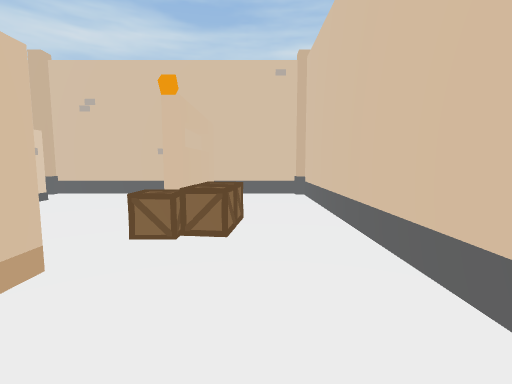
view 1 (above)

19 first-person views from a walk through a Unity game level. The camera is 1.2 m above the floor, tilts 6° down and sees 85° across. The floor is counted in squares, 1 m on a side. Each view is taken from the middle of a square. On the plan, view 1 faces up. The plan holds only what a view shows up to about 13 squares ahead; the rest is blank. The place goes on beyond the plan. Some surface patterns are stand-ins.

view 2
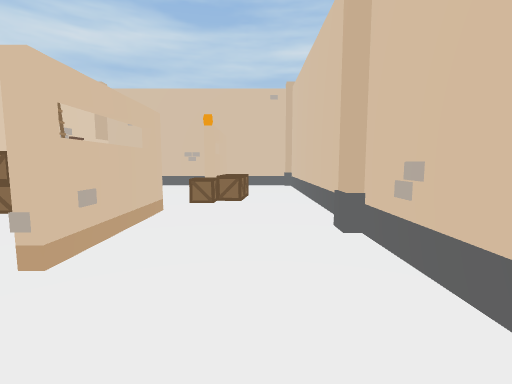

view 3
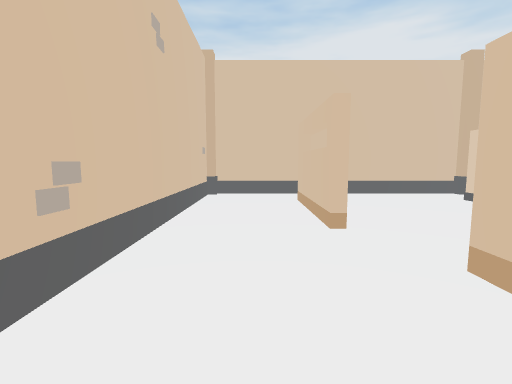

view 4
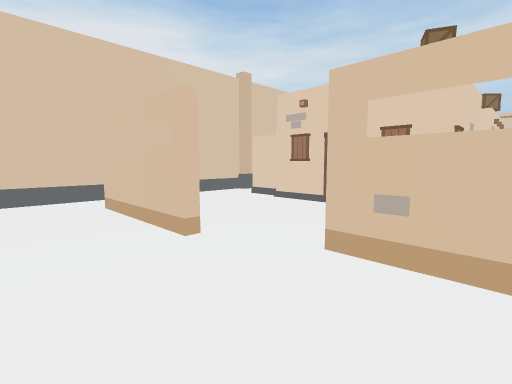

view 5
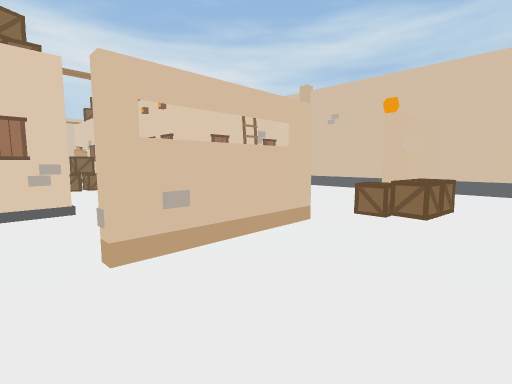

view 6
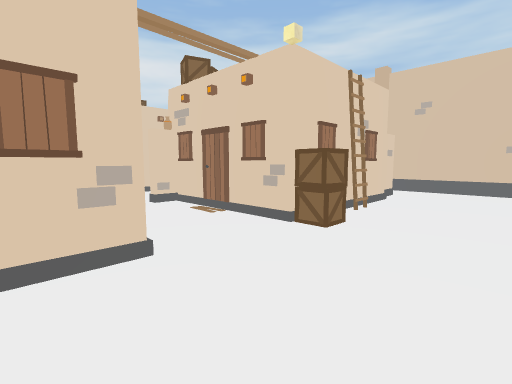

view 7
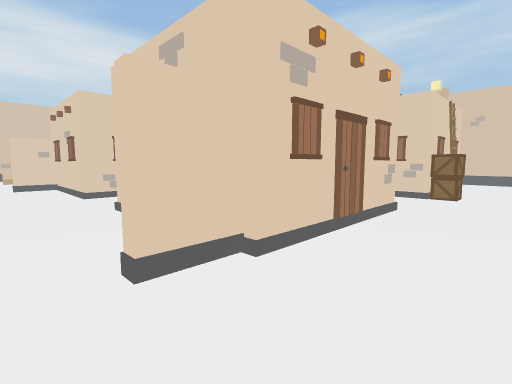

view 8
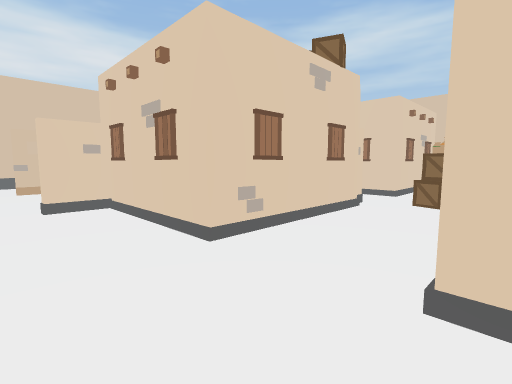

view 9
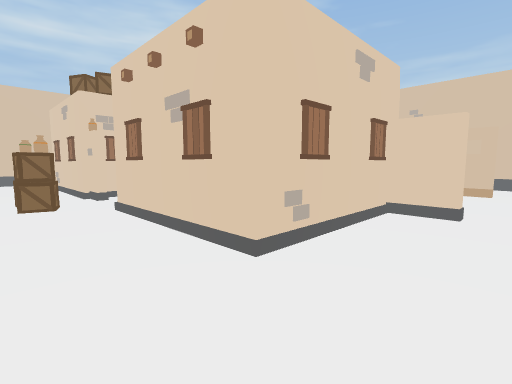

view 10
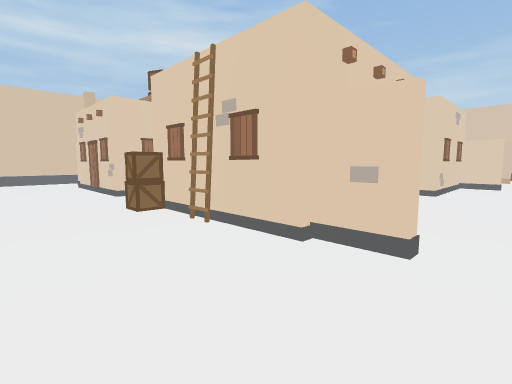

view 11
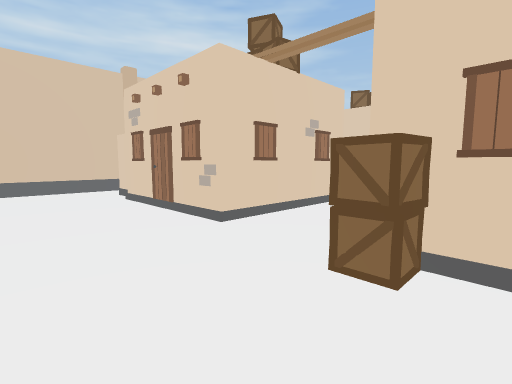

view 12
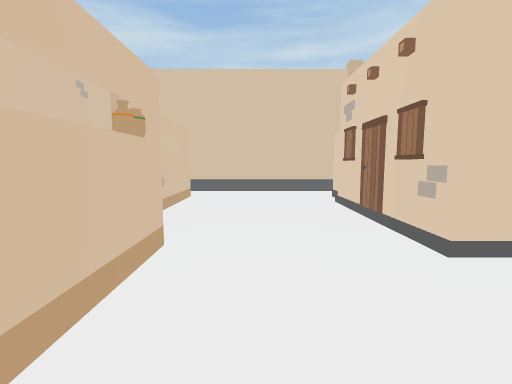

view 13
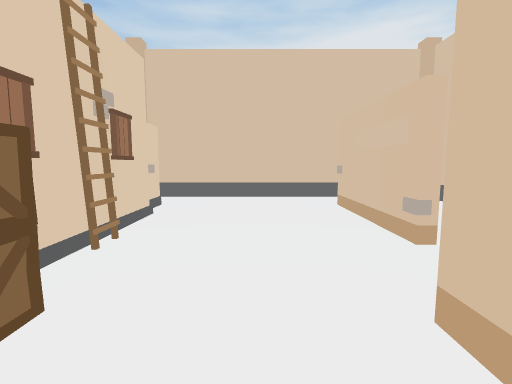

view 14
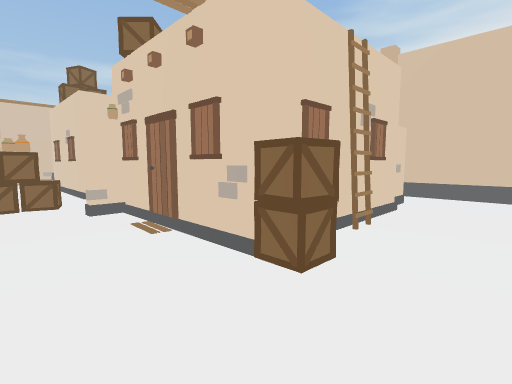

view 15
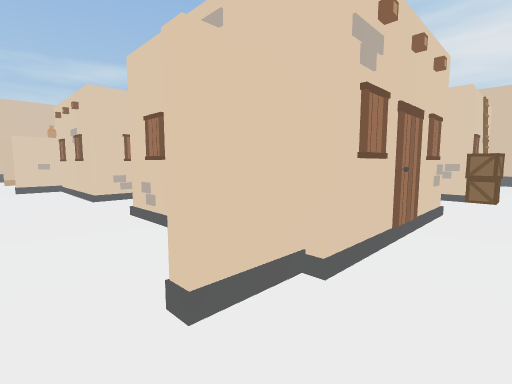

view 16
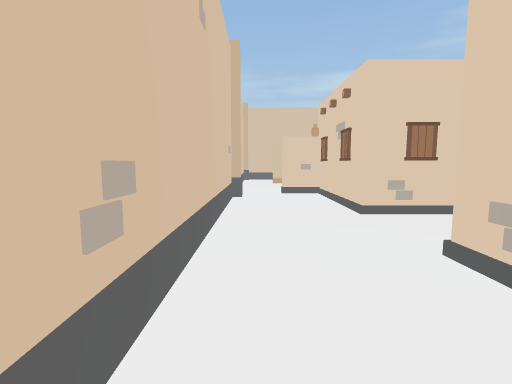

view 17
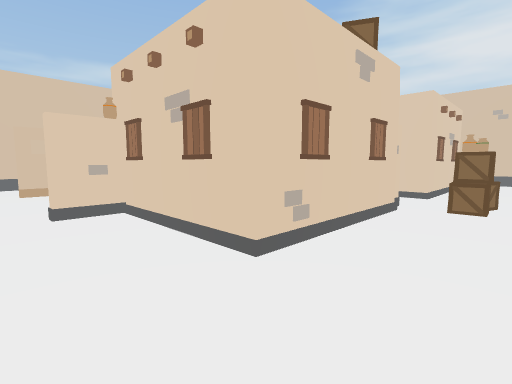

view 18
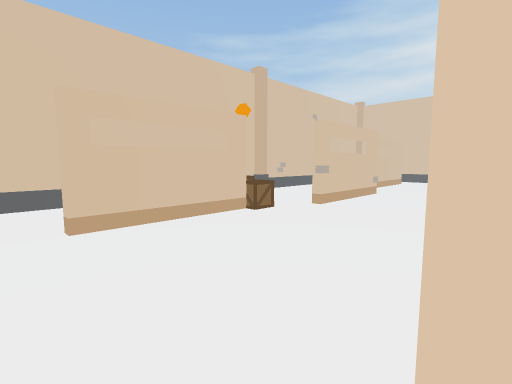

view 19
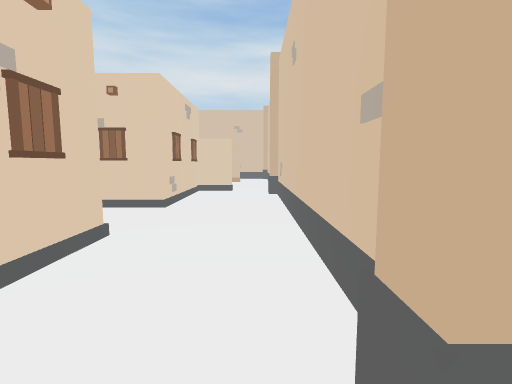

### Floor plan
Key: @ floor where view 1 was taken; # wall or solid block; . floor; C orange cube; B box; U building; O other object.
Columns run from 28 left of view 1 to 2 right of it. Each row starts with its distance up from view 1.
 11    ########OO###########O #####
 10     ..........................#
  9     #.....................##..#
  8     #....#...........O....##..#
  7     #....#####...U####....##..#
  6     #....#   #...##  #....##..#
  5      ....#   #...#   #....CBB.#
  4      ....##  #...#   #....BB..#
  3      #...U####...#####B..O#...#
  2     ##.........B.O.......##...#
  1      #.........B.........##...#
  0      #.......O.B.........##.@.O
 -1      #..BU####...####U...##...O
 -2     .....##  #...#  ##........#
 -3    #O....#   #...#   #....##..#
 -4    ##....#   #...#   #.... #..#
 -5     #....#####...#####.... #..#
 -6     #....O...........#....##..#
 -7 #..##.....................##..#
 -8 #  ...........................#
 -9   ########          ###########

Where each view was taken, in squares from view 1:
view 1: 0 up, 0 right, facing up
view 2: 4 down, 0 right, facing up
view 3: 2 up, 0 right, facing down
view 4: 1 up, 1 right, facing down-left
view 5: 2 down, 1 right, facing up-left
view 6: 2 down, 3 left, facing up-left
view 7: 8 down, 4 left, facing up-left
view 8: 8 down, 11 left, facing up-left
view 9: 8 down, 14 left, facing up-right
view 10: 8 down, 23 left, facing up-right
view 11: 2 down, 23 left, facing up-right
view 12: 1 down, 22 left, facing up
view 13: 1 up, 22 left, facing down
view 14: 2 up, 22 left, facing down-right
view 15: 10 up, 21 left, facing down-right
view 16: 10 up, 18 left, facing right
view 17: 10 up, 14 left, facing down-right
view 18: 10 up, 7 left, facing down-right
view 19: 10 up, 7 left, facing left
